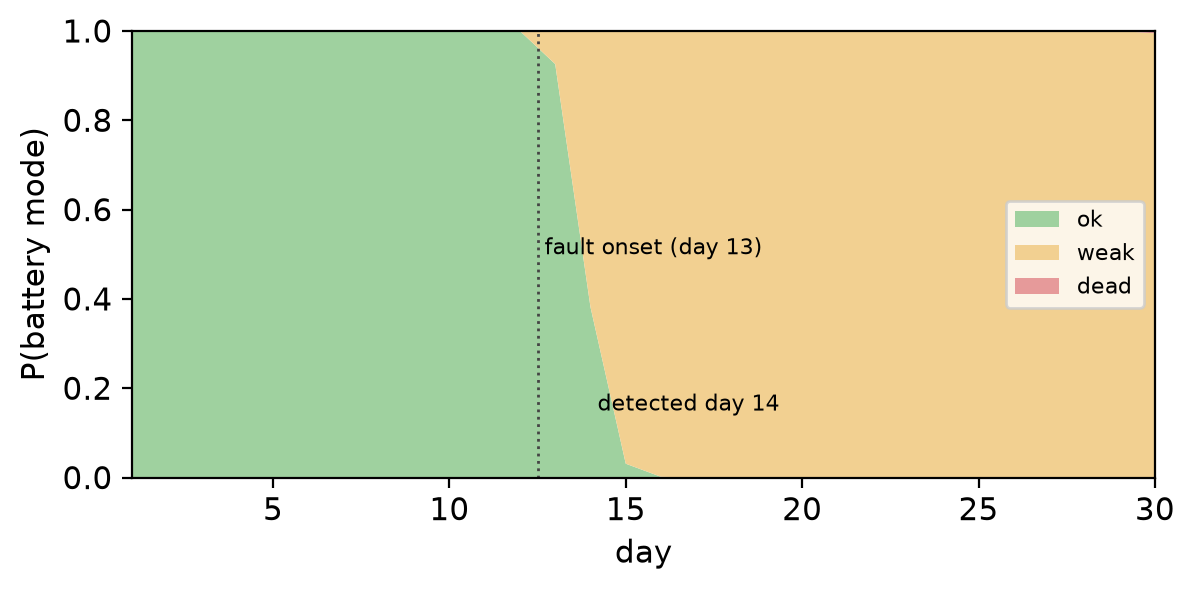

Here is the Python script that generated this plot:
"""Figure 2: tracked month from the case study (seeded; regenerates
the §5 timeline). Reuses the case-study model and evidence process."""
import os, random, sys
sys.path.insert(0, os.path.join(os.path.dirname(__file__), "..", "..", ".."))
import matplotlib
matplotlib.use("Agg")
import matplotlib.pyplot as plt
sys.path.insert(0, os.path.join(os.path.dirname(__file__), ".."))
from case_study import build, TRANS  # noqa: E402
from dnnf import ModeTracker

OUT = os.path.dirname(os.path.abspath(__file__))
plt.rcParams.update({"font.size": 11, "figure.dpi": 200})
rng = random.Random(2026)
def flip(truth, fp, fn):
    return (rng.random() > fn) if truth else (rng.random() < fp)

tracker = ModeTracker(build(), TRANS, beam=8)
hist = []
for day in range(1, 31):
    tb = "ok" if day < 13 else "weak"
    soc = tb == "ok"
    tracker.step({"sun": True,
                  "pv_current": flip(True, 0.02, 0.02),
                  "charging": flip(True, 0.02, 0.02),
                  "soc_rising": flip(soc, 0.02, 0.05),
                  "house_powered": flip(True, 0.01, 0.01)})
    hist.append(dict(tracker.marginals()["battery"]))

fig, ax = plt.subplots(figsize=(6.6, 2.9))
days = range(1, 31)
ax.stackplot(days, [h["ok"] for h in hist], [h["weak"] for h in hist],
             [h["dead"] for h in hist], labels=["ok", "weak", "dead"],
             colors=["#9fd19f", "#f2d091", "#e69a9a"])
ax.axvline(12.5, color="#444", ls=":", lw=1)
ax.annotate("fault onset (day 13)", (12.7, 0.5), fontsize=8)
ax.annotate("detected day 14", (14.2, 0.15), fontsize=8)
ax.set_xlabel("day"); ax.set_ylabel("P(battery mode)")
ax.set_xlim(1, 30); ax.set_ylim(0, 1)
ax.legend(loc="center right", fontsize=8)
fig.savefig(os.path.join(OUT, "fig2_belief_timeline.png"),
            bbox_inches="tight")
print("wrote fig2_belief_timeline.png")
